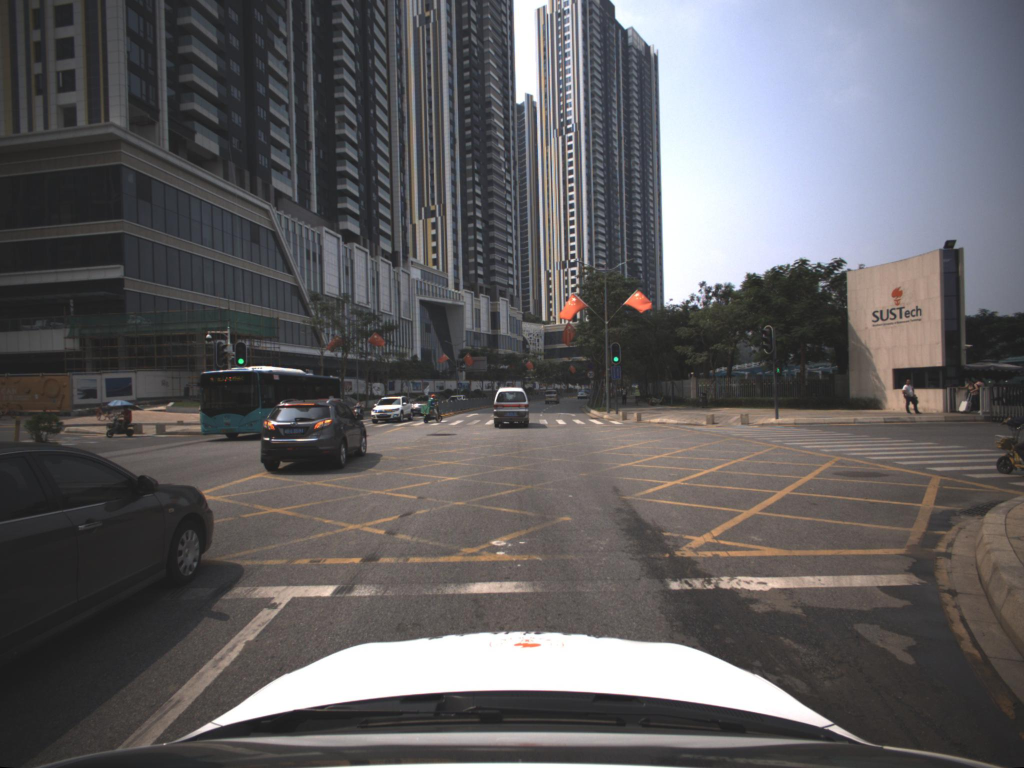
#> input picture data/example/camera/front/000965.jpg, 2048 x 1536 px, given as the content of the folder ./image_temp/lidar, which was not available (shown at 1/2 size)
$ python visualize-lidar-camera.py
#> lines starting #> are read from the running program, lines starting #| are printed output that depends on the picture; after the words box and inside, x2 and y2 are one past the last pixel; in counts of white or black regions, pixels touching at a corner belong together; pictures that were not available may be replaced by others from this repository, and a replacement may not be noted

import os
import numpy as np
import cv2

rootdir = "./data/20200411-2hz"
camera = "front"
srcdir = "./image_temp"
lidardir = os.path.join(srcdir, "lidar")
cameradir = os.path.join(srcdir, "camera_colortype")
targetlidardir = os.path.join(srcdir, "lidar_cropped")


lidar_images = os.listdir(lidardir)
camera_images = os.listdir(cameradir)
lidar_images.sort()
camera_images.sort()

for lidarfile, imgfile, in zip(lidar_images, camera_images):
    lidar_img = cv2.imread(os.path.join(lidardir, lidarfile), 1)
#> lidar_img is the input picture: shape (1536, 2048, 3); mean B, G, R 97.1, 95.1, 97.1
    camera_img = cv2.imread(os.path.join(cameradir, imgfile), cv2.IMREAD_UNCHANGED)
    cropped_lidar = lidar_img[126:, 50:1600]
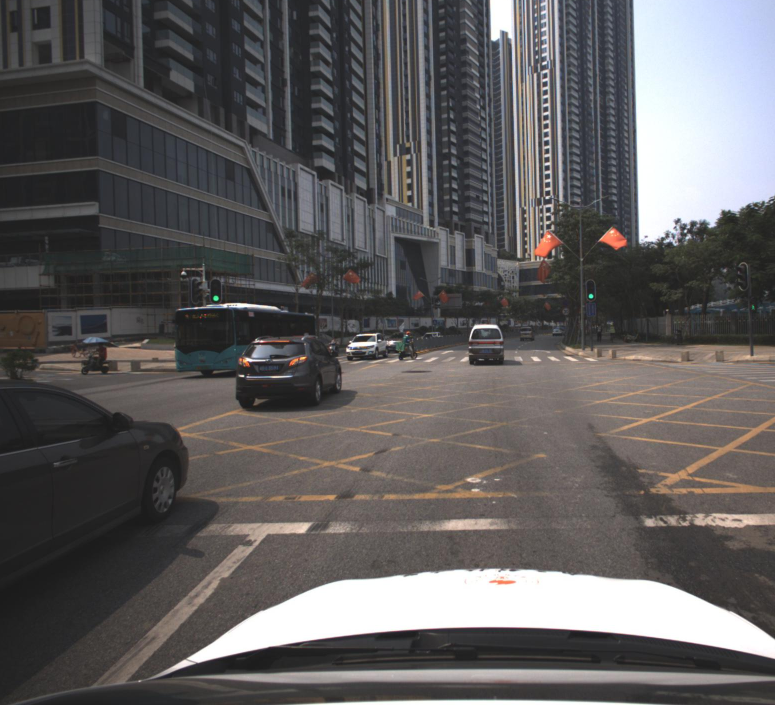
#> cropped_lidar: shape (1410, 1550, 3) (shown at 1/2 size); mean B, G, R 93.5, 93.2, 95.6
    cropped_camera = camera_img[400:1200,0:] #800 by 2048
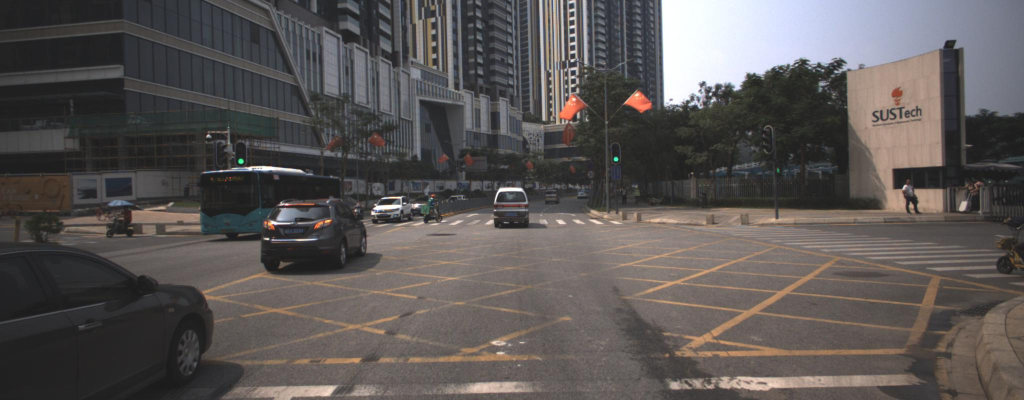
#> cropped_camera: shape (800, 2048, 3) (shown at 1/2 size); mean B, G, R 84.8, 86.1, 90.8

    resized_camera = cv2.resize(cropped_camera, (922,360))
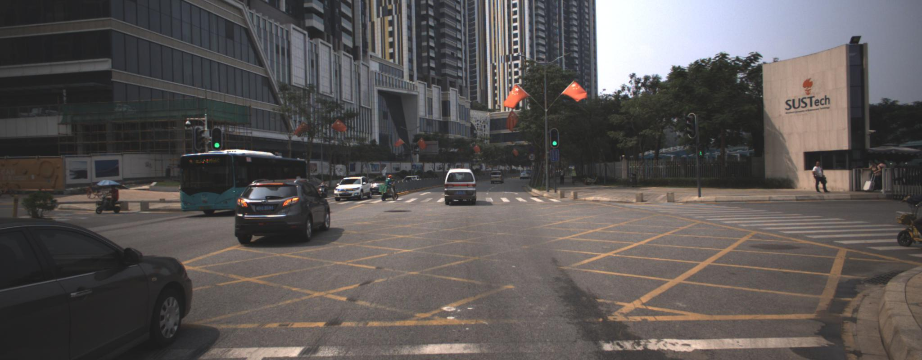
#> resized_camera: shape (360, 922, 3); mean B, G, R 84.7, 86, 90.7

    cropped_lidar[0:360,0:922] = resized_camera
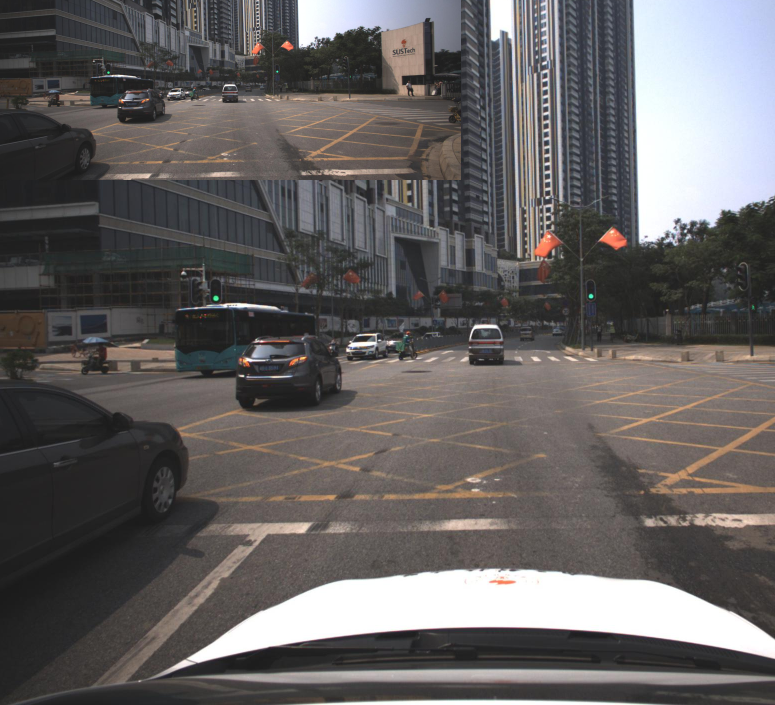
#> cropped_lidar: shape (1410, 1550, 3) (shown at 1/2 size); 15.17% of pixels changed, all inside (x1, y1, x2, y2) = (0, 0, 922, 360)
    cv2.imwrite(os.path.join(targetlidardir, lidarfile), cropped_lidar)


#ffmpeg -framerate 4 -i ./image_temp/lidar_cropped/%06d.png -c:v libx264 -profile:v high -crf 20 -pix_fmt yuv420p  lidar_camera_2x.mp4
